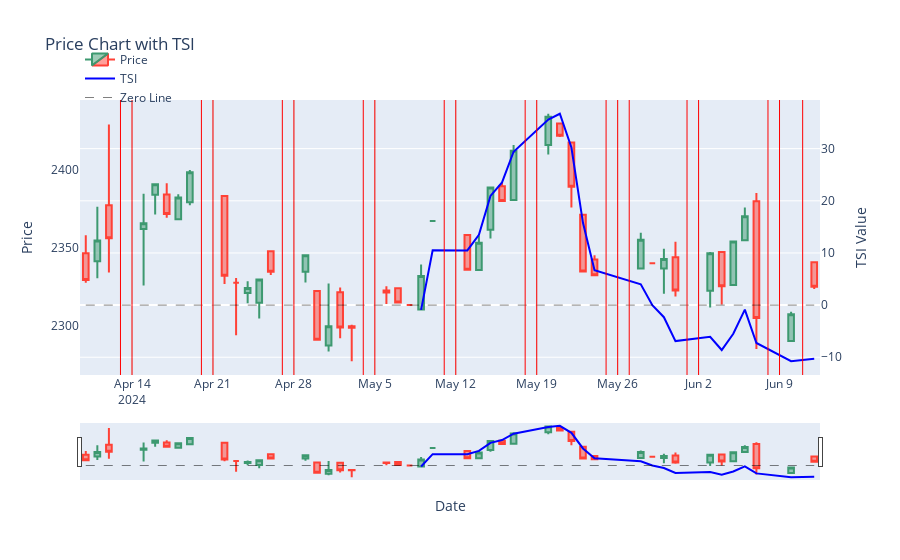

This figure's notebook cell:
### Code cell
from talipp.indicators import TSI

def find_missing_dates(data: pd.DataFrame) -> pd.DatetimeIndex:
    """
    找到从开始日期到结束日期之间缺失的日期。

    参数:
    data (pd.DataFrame): 包含日期索引的 DataFrame。

    返回:
    pd.DatetimeIndex: 缺失日期的索引。
    """
    # 获取开始日期和结束日期
    start_date = data.index.min()
    end_date = data.index.max()

    # 生成完整日期范围，包括所有日期
    full_range = pd.date_range(start=start_date, end=end_date, freq='D')  # freq='D' 表示每天

    # 找到缺失的日期
    missing_dates = full_range.difference(data.index)

    return missing_dates

# # 示例调用
# missing_dates = find_missing_dates(daily_data)
# print(missing_dates)

def plot_price_with_tsi(data: pd.DataFrame, EMA_short: int, EMA_long: int):
    """
    使用 Plotly 绘制价格和 TSI 指标图表。

    参数:
    data (pd.DataFrame): 包含 'Open', 'High', 'Low', 'Close' 列的价格数据。
    EMA_short (int): 短期EMA的周期,
    EMA_long (int): 长期EMA的周期。
    
    计算 TSI 值并将其添加到 DataFrame 中，然后绘制价格和 TSI 指标图表。[Link](https://www.investopedia.com/terms/t/tsi.asp)
    计算长短EMA，假设短周期为7，长周期为15，也就是说，我们需要计算7日EMA和15日EMA。[Link](https://www.investopedia.com/ask/answers/122314/what-exponential-moving-average-ema-formula-and-how-ema-calculated.asp)

    Plotly图表包含烛台图和 TSI 线，TSI 线的值在右侧的第二个 y 轴上。
    
    TSI作用：识别超买和超卖信号，发现分歧，通过中心线识别趋势方向和变化，并通过信号线交叉突出显示短期价格动能
    """
    # 计算 TSI 值
    close_price = data['Close'].tolist()
    tsi = TSI(EMA_short, EMA_long, close_price)
    
    # 将 TSI 值添加到 DataFrame
    data['TSI'] = tsi

    # 绘制图表
    fig = go.Figure()

    # 添加烛台图
    fig.add_trace(go.Candlestick(
        x=data.index,
        open=data['Open'],
        high=data['High'],
        low=data['Low'],
        close=data['Close'],
        name='Price'
    ))

    # 添加 TSI 线
    fig.add_trace(go.Scatter(
        x=data.index,
        y=data['TSI'],
        mode='lines',
        name='TSI',
        yaxis='y2',
        line=dict(color='blue')
    ))

    # 添加水平线表示 TSI 的 0 轴
    fig.add_trace(go.Scatter(
        x=data.index,
        y=[0] * len(data),
        mode='lines',
        name='Zero Line',
        yaxis='y2',
        line=dict(color='black', width=0.5, dash='dash')
    ))


    # 查找非交易日
    non_trading_days = find_missing_dates(daily_data)
    # print(missing_dates)
    # all_dates = pd.date_range(start=data.index.min(), end=data.index.max(), freq='B') # freq='B'表示工作日
    # non_trading_days = all_dates.difference(data.index)
    # print(non_trading_days)

    # 在非交易日绘制垂直线
    for non_trading_day in non_trading_days:
        fig.add_shape(
            dict(
                type="line",
                x0=non_trading_day,
                y0=0,
                x1=non_trading_day,
                y1=1,
                yref="paper",
                line=dict(
                    color="Red",
                    width=1
                )
            )
        )

    # 更新布局，只保留一种网格线
    fig.update_layout(
        title='Price Chart with TSI',
        xaxis_title='Date',
        yaxis_title='Price',
        yaxis2=dict(
            title='TSI Value',
            overlaying='y',
            side='right'
        ),
        xaxis=dict(
            showgrid=True,
            gridwidth=1,
            gridcolor='LightGrey'
        ),
        yaxis=dict(
            showgrid=False
        ),
        legend=dict(
            x=0,
            y=1.2,
            bgcolor='rgba(255, 255, 255, 0)',
            bordercolor='rgba(255, 255, 255, 0)'
        )
    )

    # 显示图表
    fig.show()


# 调用函数绘制图表
plot_price_with_tsi(daily_data, 7, 15)

### Figure 1 — Plotly figure (JSON) as saved in the notebook; plotly's stock layout.template omitted (floating-point values rounded to 4 significant figures)
{"data": [{"close": [2330.0, 2355.0, 2356.0, 2366.0, 2391.0, 2372.0, 2382.0, 2398.0, 2332.0, 2328.0, 2324.0, 2330.0, 2335.0, 2345.0, 2291.0, 2300.0, 2299.0, 2299, 2322.0, 2315.0, 2314.0, 2332.0, 2367.0, 2336.0, 2353.0, 2389.0, 2380, 2412.0, 2434.0, 2422.0, 2389.0, 2335, 2332.0, 2355.0, 2340.0, 2343.0, 2323.0, 2347.0, 2326.0, 2354.0, 2370.0, 2305.0, 2308.0, 2325.0], "high": [2358.0, 2376.0, 2429, 2385.0, 2391.0, 2391.0, 2384.0, 2400.0, 2383.0, 2331.0, 2329.0, 2330.0, 2348.0, 2346.0, 2322.0, 2327.0, 2325.0, 2301, 2326.0, 2324.0, 2314.0, 2340.0, 2367.0, 2358.0, 2358, 2389.0, 2392.0, 2416.0, 2436.0, 2430.0, 2418.0, 2371.0, 2345.0, 2360.0, 2340.0, 2350.0, 2354, 2348.0, 2348.0, 2354.0, 2376.0, 2385.0, 2309.0, 2341.0], "low": [2328.0, 2331.0, 2334.0, 2326, 2371.0, 2369.0, 2368.0, 2377.0, 2327.0, 2294.0, 2315.0, 2305, 2333.0, 2328.0, 2291.0, 2284.0, 2292.0, 2278.0, 2314.0, 2315.0, 2314.0, 2311.0, 2367.0, 2336.0, 2336, 2356, 2380, 2381.0, 2410.0, 2421, 2376.0, 2335, 2332.0, 2337.0, 2340.0, 2321.0, 2319, 2312, 2314.0, 2326.0, 2355, 2285.0, 2290.0, 2324.0], "name": "Price", "open": [2347.0, 2342.0, 2377.0, 2362.0, 2384, 2384.0, 2368.0, 2379.0, 2383.0, 2328.0, 2321.0, 2315, 2348.0, 2335.0, 2322.0, 2288.0, 2322.0, 2300, 2323.0, 2324.0, 2314.0, 2311.0, 2367.0, 2358.0, 2336, 2362.0, 2390.0, 2381.0, 2416.0, 2430.0, 2418.0, 2371.0, 2343.0, 2337.0, 2340.0, 2337.0, 2344.0, 2323.0, 2348.0, 2326.0, 2355, 2380.0, 2291.0, 2341.0], "type": "candlestick", "x": ["2024-04-10T00:00:00", "2024-04-11T00:00:00", "2024-04-12T00:00:00", "2024-04-15T00:00:00", "2024-04-16T00:00:00", "2024-04-17T00:00:00", "2024-04-18T00:00:00", "2024-04-19T00:00:00", "2024-04-22T00:00:00", "2024-04-23T00:00:00", "2024-04-24T00:00:00", "2024-04-25T00:00:00", "2024-04-26T00:00:00", "2024-04-29T00:00:00", "2024-04-30T00:00:00", "2024-05-01T00:00:00", "2024-05-02T00:00:00", "2024-05-03T00:00:00", "2024-05-06T00:00:00", "2024-05-07T00:00:00", "2024-05-08T00:00:00", "2024-05-09T00:00:00", "2024-05-10T00:00:00", "2024-05-13T00:00:00", "2024-05-14T00:00:00", "2024-05-15T00:00:00", "2024-05-16T00:00:00", "2024-05-17T00:00:00", "2024-05-20T00:00:00", "2024-05-21T00:00:00", "2024-05-22T00:00:00", "2024-05-23T00:00:00", "2024-05-24T00:00:00", "2024-05-28T00:00:00", "2024-05-29T00:00:00", "2024-05-30T00:00:00", "2024-05-31T00:00:00", "2024-06-03T00:00:00", "2024-06-04T00:00:00", "2024-06-05T00:00:00", "2024-06-06T00:00:00", "2024-06-07T00:00:00", "2024-06-10T00:00:00", "2024-06-12T00:00:00"]}, {"line": {"color": "blue"}, "mode": "lines", "name": "TSI", "type": "scatter", "x": ["2024-04-10T00:00:00", "2024-04-11T00:00:00", "2024-04-12T00:00:00", "2024-04-15T00:00:00", "2024-04-16T00:00:00", "2024-04-17T00:00:00", "2024-04-18T00:00:00", "2024-04-19T00:00:00", "2024-04-22T00:00:00", "2024-04-23T00:00:00", "2024-04-24T00:00:00", "2024-04-25T00:00:00", "2024-04-26T00:00:00", "2024-04-29T00:00:00", "2024-04-30T00:00:00", "2024-05-01T00:00:00", "2024-05-02T00:00:00", "2024-05-03T00:00:00", "2024-05-06T00:00:00", "2024-05-07T00:00:00", "2024-05-08T00:00:00", "2024-05-09T00:00:00", "2024-05-10T00:00:00", "2024-05-13T00:00:00", "2024-05-14T00:00:00", "2024-05-15T00:00:00", "2024-05-16T00:00:00", "2024-05-17T00:00:00", "2024-05-20T00:00:00", "2024-05-21T00:00:00", "2024-05-22T00:00:00", "2024-05-23T00:00:00", "2024-05-24T00:00:00", "2024-05-28T00:00:00", "2024-05-29T00:00:00", "2024-05-30T00:00:00", "2024-05-31T00:00:00", "2024-06-03T00:00:00", "2024-06-04T00:00:00", "2024-06-05T00:00:00", "2024-06-06T00:00:00", "2024-06-07T00:00:00", "2024-06-10T00:00:00", "2024-06-12T00:00:00"], "y": [null, null, null, null, null, null, null, null, null, null, null, null, null, null, null, null, null, null, null, null, null, -0.9234, 10.5, 10.48, 13.49, 20.93, 23.53, 29.4, 35.56, 36.69, 30.22, 15.78, 6.686, 3.993, -0.007694, -2.32, -6.899, -6.086, -8.614, -5.501, -0.86, -7.267, -10.77, -10.29], "yaxis": "y2"}, {"line": {"color": "black", "dash": "dash", "width": 0.5}, "mode": "lines", "name": "Zero Line", "type": "scatter", "x": ["2024-04-10T00:00:00", "2024-04-11T00:00:00", "2024-04-12T00:00:00", "2024-04-15T00:00:00", "2024-04-16T00:00:00", "2024-04-17T00:00:00", "2024-04-18T00:00:00", "2024-04-19T00:00:00", "2024-04-22T00:00:00", "2024-04-23T00:00:00", "2024-04-24T00:00:00", "2024-04-25T00:00:00", "2024-04-26T00:00:00", "2024-04-29T00:00:00", "2024-04-30T00:00:00", "2024-05-01T00:00:00", "2024-05-02T00:00:00", "2024-05-03T00:00:00", "2024-05-06T00:00:00", "2024-05-07T00:00:00", "2024-05-08T00:00:00", "2024-05-09T00:00:00", "2024-05-10T00:00:00", "2024-05-13T00:00:00", "2024-05-14T00:00:00", "2024-05-15T00:00:00", "2024-05-16T00:00:00", "2024-05-17T00:00:00", "2024-05-20T00:00:00", "2024-05-21T00:00:00", "2024-05-22T00:00:00", "2024-05-23T00:00:00", "2024-05-24T00:00:00", "2024-05-28T00:00:00", "2024-05-29T00:00:00", "2024-05-30T00:00:00", "2024-05-31T00:00:00", "2024-06-03T00:00:00", "2024-06-04T00:00:00", "2024-06-05T00:00:00", "2024-06-06T00:00:00", "2024-06-07T00:00:00", "2024-06-10T00:00:00", "2024-06-12T00:00:00"], "y": [0, 0, 0, 0, 0, 0, 0, 0, 0, 0, 0, 0, 0, 0, 0, 0, 0, 0, 0, 0, 0, 0, 0, 0, 0, 0, 0, 0, 0, 0, 0, 0, 0, 0, 0, 0, 0, 0, 0, 0, 0, 0, 0, 0], "yaxis": "y2"}], "layout": {"legend": {"bgcolor": "rgba(255, 255, 255, 0)", "bordercolor": "rgba(255, 255, 255, 0)", "x": 0, "y": 1.2}, "shapes": [{"line": {"color": "Red", "width": 1}, "type": "line", "x0": "2024-04-13T00:00:00", "x1": "2024-04-13T00:00:00", "y0": 0, "y1": 1, "yref": "paper"}, {"line": {"color": "Red", "width": 1}, "type": "line", "x0": "2024-04-14T00:00:00", "x1": "2024-04-14T00:00:00", "y0": 0, "y1": 1, "yref": "paper"}, {"line": {"color": "Red", "width": 1}, "type": "line", "x0": "2024-04-20T00:00:00", "x1": "2024-04-20T00:00:00", "y0": 0, "y1": 1, "yref": "paper"}, {"line": {"color": "Red", "width": 1}, "type": "line", "x0": "2024-04-21T00:00:00", "x1": "2024-04-21T00:00:00", "y0": 0, "y1": 1, "yref": "paper"}, {"line": {"color": "Red", "width": 1}, "type": "line", "x0": "2024-04-27T00:00:00", "x1": "2024-04-27T00:00:00", "y0": 0, "y1": 1, "yref": "paper"}, {"line": {"color": "Red", "width": 1}, "type": "line", "x0": "2024-04-28T00:00:00", "x1": "2024-04-28T00:00:00", "y0": 0, "y1": 1, "yref": "paper"}, {"line": {"color": "Red", "width": 1}, "type": "line", "x0": "2024-05-04T00:00:00", "x1": "2024-05-04T00:00:00", "y0": 0, "y1": 1, "yref": "paper"}, {"line": {"color": "Red", "width": 1}, "type": "line", "x0": "2024-05-05T00:00:00", "x1": "2024-05-05T00:00:00", "y0": 0, "y1": 1, "yref": "paper"}, {"line": {"color": "Red", "width": 1}, "type": "line", "x0": "2024-05-11T00:00:00", "x1": "2024-05-11T00:00:00", "y0": 0, "y1": 1, "yref": "paper"}, {"line": {"color": "Red", "width": 1}, "type": "line", "x0": "2024-05-12T00:00:00", "x1": "2024-05-12T00:00:00", "y0": 0, "y1": 1, "yref": "paper"}, {"line": {"color": "Red", "width": 1}, "type": "line", "x0": "2024-05-18T00:00:00", "x1": "2024-05-18T00:00:00", "y0": 0, "y1": 1, "yref": "paper"}, {"line": {"color": "Red", "width": 1}, "type": "line", "x0": "2024-05-19T00:00:00", "x1": "2024-05-19T00:00:00", "y0": 0, "y1": 1, "yref": "paper"}, {"line": {"color": "Red", "width": 1}, "type": "line", "x0": "2024-05-25T00:00:00", "x1": "2024-05-25T00:00:00", "y0": 0, "y1": 1, "yref": "paper"}, {"line": {"color": "Red", "width": 1}, "type": "line", "x0": "2024-05-26T00:00:00", "x1": "2024-05-26T00:00:00", "y0": 0, "y1": 1, "yref": "paper"}, {"line": {"color": "Red", "width": 1}, "type": "line", "x0": "2024-05-27T00:00:00", "x1": "2024-05-27T00:00:00", "y0": 0, "y1": 1, "yref": "paper"}, {"line": {"color": "Red", "width": 1}, "type": "line", "x0": "2024-06-01T00:00:00", "x1": "2024-06-01T00:00:00", "y0": 0, "y1": 1, "yref": "paper"}, {"line": {"color": "Red", "width": 1}, "type": "line", "x0": "2024-06-02T00:00:00", "x1": "2024-06-02T00:00:00", "y0": 0, "y1": 1, "yref": "paper"}, {"line": {"color": "Red", "width": 1}, "type": "line", "x0": "2024-06-08T00:00:00", "x1": "2024-06-08T00:00:00", "y0": 0, "y1": 1, "yref": "paper"}, {"line": {"color": "Red", "width": 1}, "type": "line", "x0": "2024-06-09T00:00:00", "x1": "2024-06-09T00:00:00", "y0": 0, "y1": 1, "yref": "paper"}, {"line": {"color": "Red", "width": 1}, "type": "line", "x0": "2024-06-11T00:00:00", "x1": "2024-06-11T00:00:00", "y0": 0, "y1": 1, "yref": "paper"}], "title": {"text": "Price Chart with TSI"}, "xaxis": {"gridcolor": "LightGrey", "gridwidth": 1, "showgrid": true, "title": {"text": "Date"}}, "yaxis": {"showgrid": false, "title": {"text": "Price"}}, "yaxis2": {"overlaying": "y", "side": "right", "title": {"text": "TSI Value"}}}}
